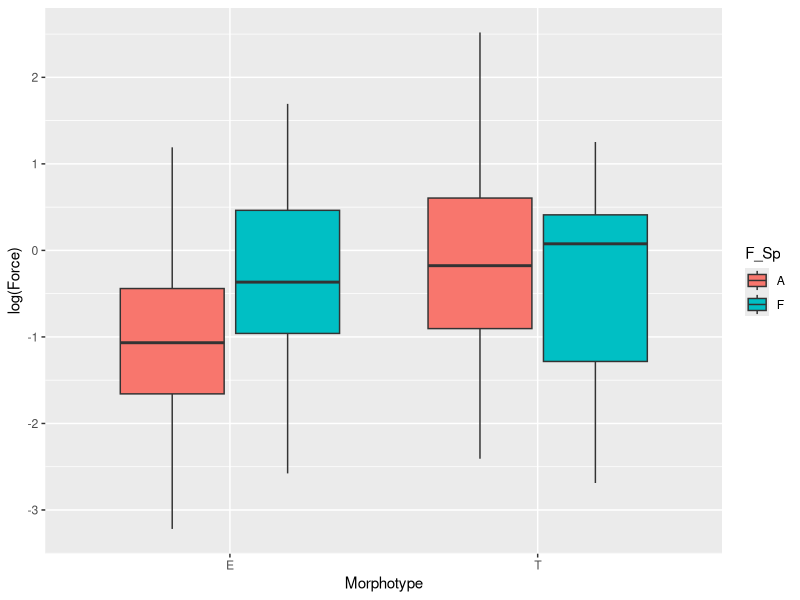
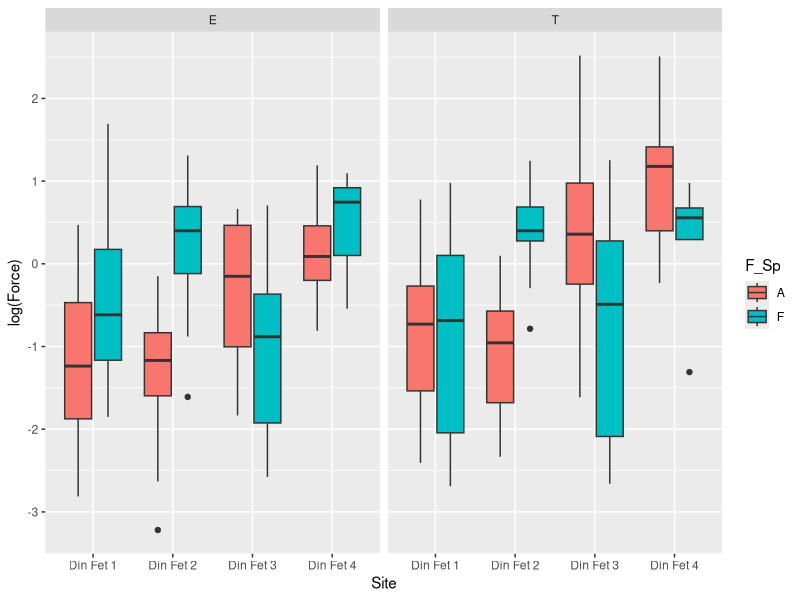
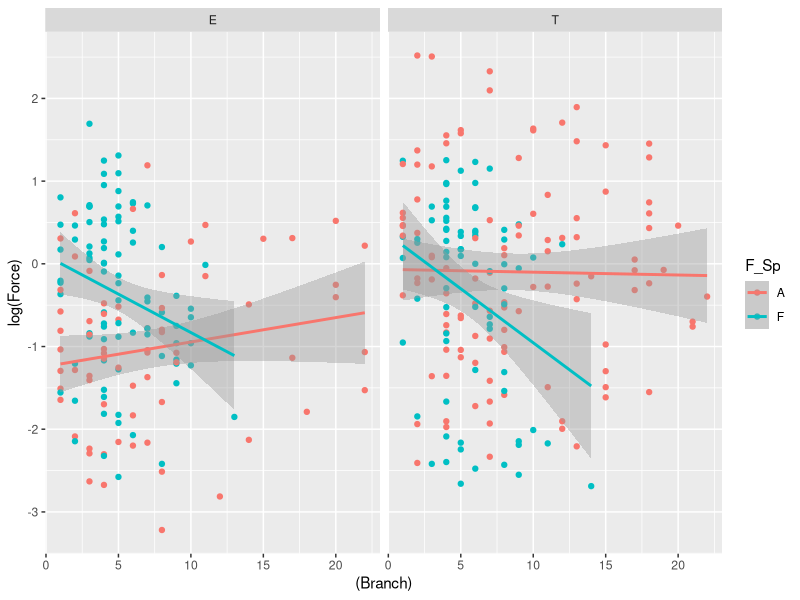
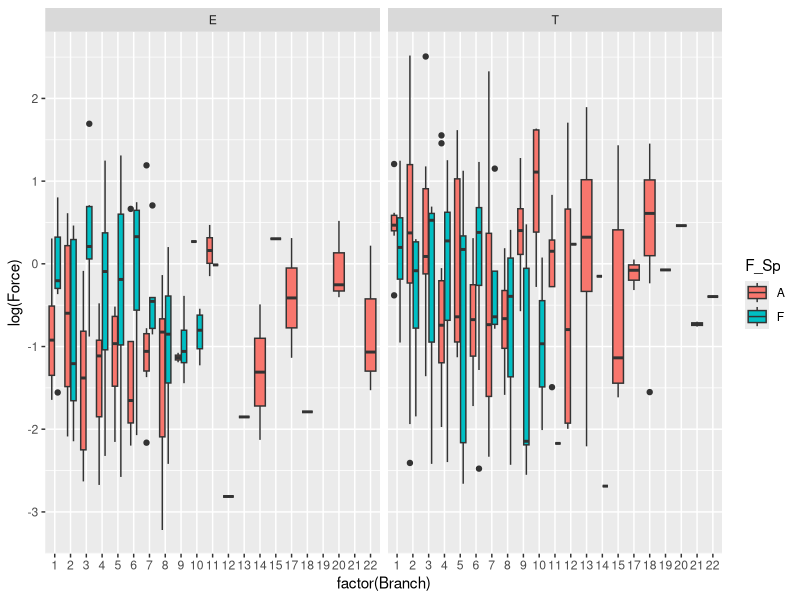

Write the R code that produced these figures, in order.
library(readxl)
library(dplyr)
library(ggplot2)


dinfet <- read_excel("Data/Din Fet 2024.xlsx")

ggplot(data = dinfet, aes(x = Morphotype, y = log(Force) )) + 
  geom_boxplot(aes(fill = F_Sp))


ggplot(data = dinfet, aes(x = Site, y = log(Force), fill = F_Sp)) + 
  geom_boxplot() + 
  facet_wrap(~Morphotype)



ggplot(data = dinfet, aes(x = (Branch), y = log(Force), color = F_Sp)) + 
  geom_point() + 
  facet_wrap(~Morphotype) + 
  geom_smooth(method = "lm")


ggplot(data = dinfet, aes(x = factor(Branch), y = log(Force), fill = F_Sp)) + 
  geom_boxplot() + 
  facet_wrap(~Morphotype) 




Mod <- lm(log(Force) ~ Branch * Morphotype * F_Sp, data = dinfet)

drop1(Mod, test = "F")


Mod2 <- update(Mod, .~.- Branch:Morphotype:F_Sp)

drop1(Mod2, test = "F")

Mod3 <- update(Mod2, .~.- Branch:Morphotype)

drop1(Mod3, test = "F")

summary(Mod3)
